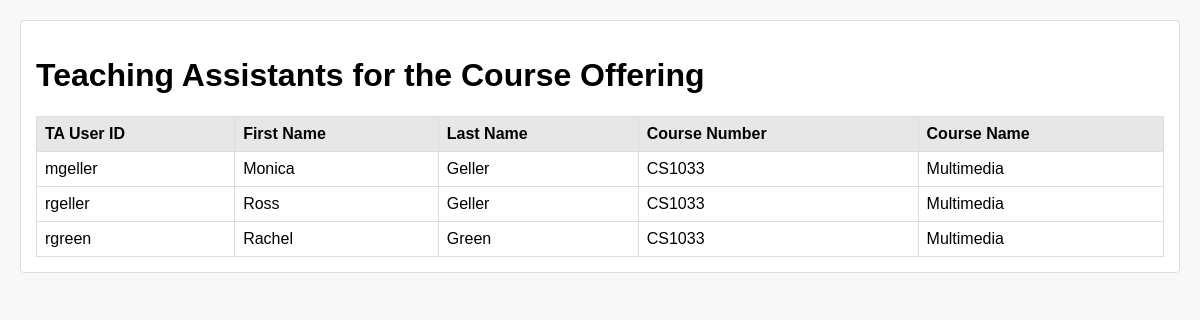
The app's page /view_course_tas.php?courseOffering=RD34 with its own data.
### tables this page shows
CREATE TABLE ta(tauserid VARCHAR(8) NOT NULL, firstname VARCHAR(30) NOT NULL, lastname VARCHAR(30) NOT NULL, studentnum CHAR(9) NOT NULL, degreetype VARCHAR(7),  PRIMARY KEY(tauserid));

CREATE TABLE course (coursenum CHAR(6) NOT NULL, coursename VARCHAR(30) NOT NULL, level SMALLINT, year SMALLINT, PRIMARY KEY(coursenum));

### view_course_tas.php (the view, shortened to what this page needs)
<?php
require 'db_connection.php';
$courseTAs = [];
if (isset($_GET['courseOffering']) && !empty($_GET['courseOffering'])) {
    $coid = $_GET['courseOffering'];
    $sql = "
        SELECT ta.tauserid, ta.firstname, ta.lastname, c.coursenum, c.coursename
        FROM hasworkedon hwo
        JOIN ta ON hwo.tauserid = ta.tauserid
        JOIN courseoffer co ON hwo.coid = co.coid
        JOIN course c ON co.whichcourse = c.coursenum
        WHERE co.coid = ?";
    $stmt = $conn->prepare($sql);
    if ($stmt) {
        $stmt->bind_param("s", $coid);
        $stmt->execute();
        $result = $stmt->get_result();
        if ($result) {
            while ($row = $result->fetch_assoc()) {
                $courseTAs[] = $row;
            }
        }
    }
}
?>
<!DOCTYPE html>
<html lang="en">
<head>
</head>
<body>
    <div class="details-container">
        <h1>Teaching Assistants for the Course Offering</h1>
        <table>
            <tr>
                <th>TA User ID</th>
                <th>First Name</th>
                <th>Last Name</th>
                <th>Course Number</th>
                <th>Course Name</th>
            </tr>
            <?php foreach ($courseTAs as $ta): ?>
                <tr>
                    <td><?php echo htmlspecialchars($ta['tauserid']); ?></td>
                    <td><?php echo htmlspecialchars($ta['firstname']); ?></td>
                    <td><?php echo htmlspecialchars($ta['lastname']); ?></td>
                    <td><?php echo htmlspecialchars($ta['coursenum']); ?></td>
                    <td><?php echo htmlspecialchars($ta['coursename']); ?></td>
                </tr>
            <?php endforeach; ?>
        </table>
    </div>
</body>
</html>

### view_course_tas.php (style rules this page uses)
body { font-family: Arial, sans-serif; margin: 20px; background-color: #f8f8f8; }
.details-container { background-color: white; border: 1px solid #ddd; padding: 15px; border-radius: 4px; margin-top: 20px; }
table { width: 100%; border-collapse: collapse; margin-top: 20px; }
th, td { border: 1px solid #ddd; padding: 8px; text-align: left; }
th { background-color: #e7e7e7; }

### records on screen
ta: tauserid "mgeller", firstname "Monica", lastname "Geller", course.coursenum "CS1033", course.coursename "Multimedia"
ta: tauserid "rgeller", firstname "Ross", lastname "Geller", course.coursenum "CS1033", course.coursename "Multimedia"
ta: tauserid "rgreen", firstname "Rachel", lastname "Green", course.coursenum "CS1033", course.coursename "Multimedia"
